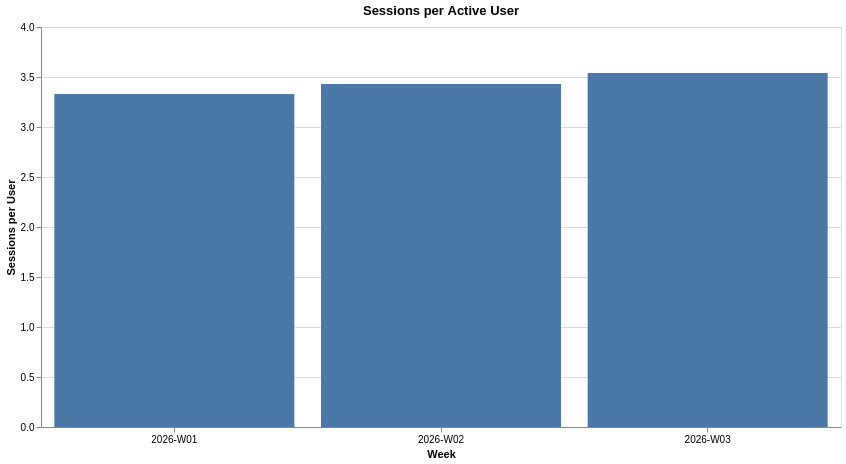

Here is the Vega-Lite specification saved for this chart:
### Vega-Lite specification from a JSON file in a GitHub repository (floating-point values rounded to 4 significant figures)
{"config": {"view": {"continuousWidth": 300, "continuousHeight": 300, "stroke": "#d9e2ec"}}, "data": {"name": "data-92459fd6192961d72d6e9cea1d038a20"}, "mark": {"type": "bar"}, "encoding": {"tooltip": [{"field": "week", "type": "nominal"}, {"field": "sessions_per_user", "type": "quantitative"}], "x": {"axis": {"labelAngle": 0}, "field": "week", "title": "Week", "type": "nominal"}, "y": {"field": "sessions_per_user", "title": "Sessions per User", "type": "quantitative"}}, "height": 400, "title": "Sessions per Active User", "width": 800, "$schema": "https://vega.github.io/schema/vega-lite/v6.4.1.json", "datasets": {"data-92459fd6192961d72d6e9cea1d038a20": [{"week": "2026-W03", "sessions_per_user": 3.54}, {"week": "2026-W01", "sessions_per_user": 3.33}, {"week": "2026-W02", "sessions_per_user": 3.43}]}}
